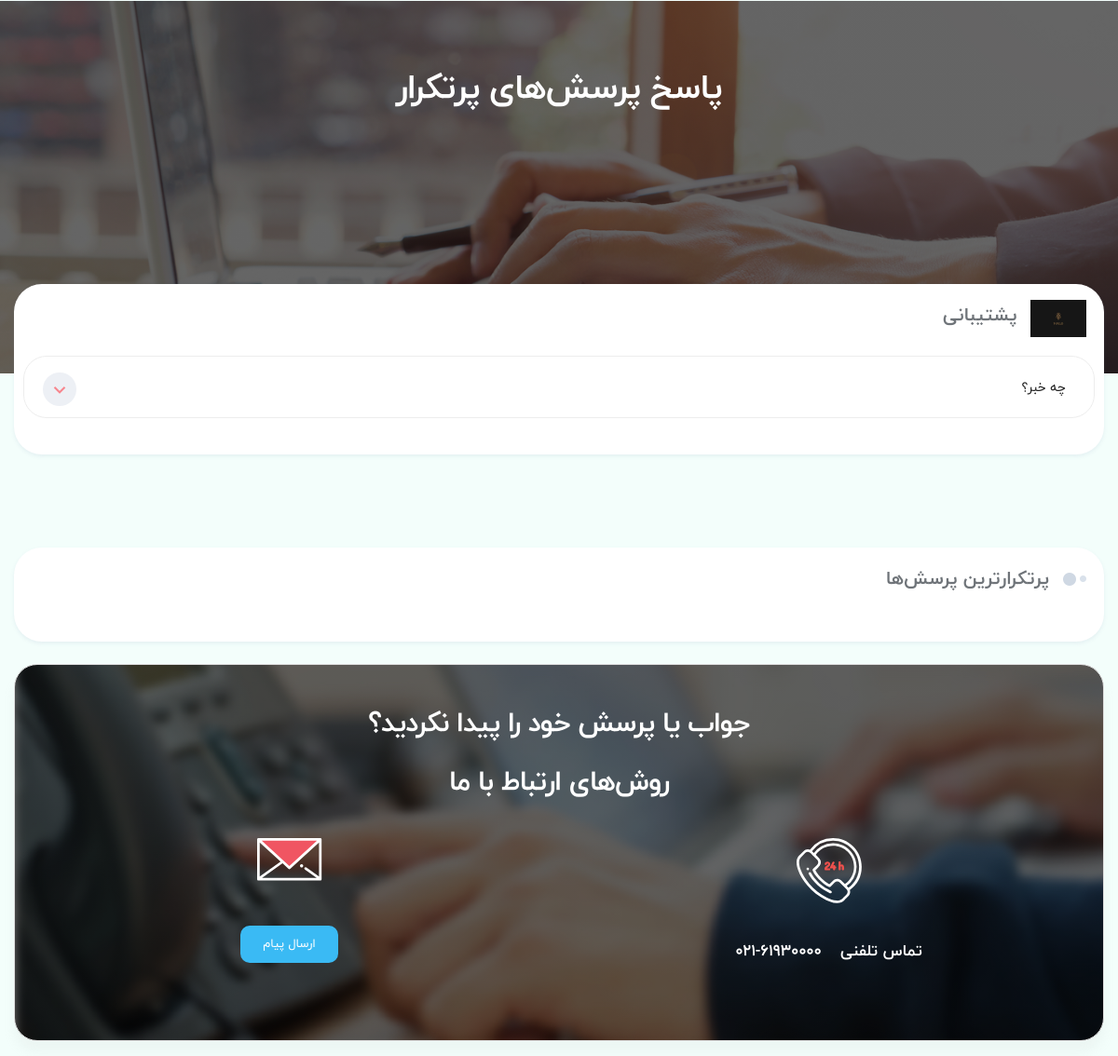
The app's page /faq/category/1 with its own data.
### eshop_setting/models.py (models this page shows, shortened)
class FAQCategory(models.Model):
    STATUS = (
        ('True', "فعال"),
        ("False", "غیرفعال")
    )
    title = models.CharField(max_length=50, verbose_name='عنوان')
    keyword = models.CharField(max_length=250, verbose_name='کلمه کلیدی')
    description = models.CharField(max_length=300, verbose_name='توضیحات')
    image = models.ImageField(upload_to=upload_image_cat_faq_path, verbose_name='تصویر', blank=True, null=True)
    status = models.CharField(max_length=50, choices=STATUS, verbose_name='وضعیت')
    creat_at = models.DateTimeField(auto_now_add=True, verbose_name='ایجاده شده در تاریخ')
    update_at = models.DateTimeField(auto_now=True, verbose_name='آپدیت شده در تاریخ')
    class Meta:
        verbose_name = 'دسته سوال'
        verbose_name_plural = 'دسته‌بندی‌ سوالات'

class FAQ(models.Model):
    STATUS = (
        ('True', 'فعال'),
        ('False', 'غیرفعال'),
    )
    category = models.ForeignKey(FAQCategory, on_delete=models.CASCADE, verbose_name='دسته')
    question = models.CharField(max_length=200, verbose_name='سوال')
    answer = RichTextUploadingField(verbose_name='پاسخ')
    status = models.CharField(max_length=10, choices=STATUS, default='True', verbose_name='وضعیت')
    mostAsked = models.BooleanField(default=False, verbose_name='آیا سوال پرتکرار است؟')
    create_at = models.DateTimeField(auto_now_add=True, verbose_name='زمان ایجاد')
    update_at = models.DateTimeField(auto_now=True, verbose_name='آپدیت در')
    class Meta:
        verbose_name = 'سوال متداول'
        verbose_name_plural = 'سوالات متداول'

### eshop_setting/views.py (the view)
# urls.py: path('faq/category/<int:id>', faq_category, name='faq_category'),
def faq_category(request, id):
    faqCat = FAQCategory.objects.get(id=id, status='True')
    faqCatList = FAQ.objects.filter(category_id=id, status='True')
    mostFaq = FAQ.objects.filter(mostAsked=True)
    context = {
        'faqCat': faqCat,
        'faqCatList': faqCatList,
        'mostFaq': mostFaq,
    }
    return render(request, 'siteSetting/faq_category.html', context)

### eshop_setting/templates/siteSetting/faq_category.html (shortened to what this page needs)
{% extends 'shared/_MainLayout.html' %}
{% load static %}
{% load humanize %}
{% load filter_tags %}
{% block header_ref %}
    <link rel="stylesheet" href="{% static 'css/vendor/nouislider.min.css' %}">
{% endblock %}
{% block content %}
    <main class="main-content dt-sl mt-4 mb-3">
        <div class="page-cover mb-1">
            <div class="page-cover-title">
                <h1>پاسخ پرسش‌های پرتکرار</h1>
            </div>
        </div>
        <div class="container main-container">
            <div class="row">
                <div class="col-12">
                   <div class="page info-page-cats dt-sl dt-sn pt-3 pb-2">
                            <div class="row">
                                <div class="col-12 pr-4 mb-3">
                                    <div class="section-title title-wide no-title-wide-before mb-1 no-after-title-wide">
                                        <img src="{{faqCat.image.url}}" width="60" alt="">
                                        <h2 class="font-weight-bold">{{ faqCat.title}}</h2>
                                    </div>
                                </div>
                                <div class="col-12 filter-product mb-3">
                                    <div class="accordion" id="accordionExample">
                                        {% for faq in faqCatList %}
                                        <div class="card">
                                            <div class="card-header" id="heading{{ faq.id }}">
                                                <h2 class="mb-0">
                                                    <button class="btn btn-block text-right collapsed" type="button" data-toggle="collapse" data-target="#collapse{{ faq.id }}" aria-expanded="false" aria-controls="collapse{{ faq.id }}">
                                                        {{ faq.question}}
                                                        <i class="mdi mdi-chevron-down"></i>
                                                    </button>
                                                </h2>
                                            </div>
                                        </div>
                                        {% endfor %}
                                    </div>
                                </div>
                            </div>
                        </div>
                </div>
                <div class="col-12">
                    <div class="page dt-sl dt-sn pt-3 pb-2 mb-4">
                        <div class="row">
                            <div class="col-12 pr-4 mb-3">
                                <div class="section-title title-wide mb-1 no-after-title-wide">
                                    <h2 class="font-weight-bold">پرتکرارترین پرسش‌ها</h2>
                                </div>
                            </div>
                        </div>
                    </div>
                </div>
                <div class="col-12">
                    <div class="page-question-not-found">
                        <div class="row">
                            <div class="col-12">
                                <div class="page-question-not-found-text">
                                    جواب یا پرسش خود را پیدا نکردید؟
                                    <br>
                                    روش‌های ارتباط با ما
                                </div>
                            </div>
                            <div class="col-md-6 col-sm-12 text-center">
                                <img src="{% static 'images/faq/phone.svg' %}" alt="">
                                <div class="page-contact-option-text">تماس تلفنی</div>
                                <div class="page-contact-option-text mr-3">۰۲۱-۶۱۹۳۰۰۰۰</div>
                            </div>
                            <div class="col-md-6 col-sm-12 text-center">
                                <img src="{% static 'images/faq/email.svg' %}" class="mb-5" alt="">
                                <a href="{% url 'contact' %}" class="btn btn-info pr-4 pl-4">ارسال پیام</a>
                            </div>
                        </div>
                    </div>
                </div>
            </div>
        </div>
    </main>
{% endblock %}

### records on screen
FAQCategory: image (picture), title "پشتیبانی"
FAQ: question "چه خبر؟"
